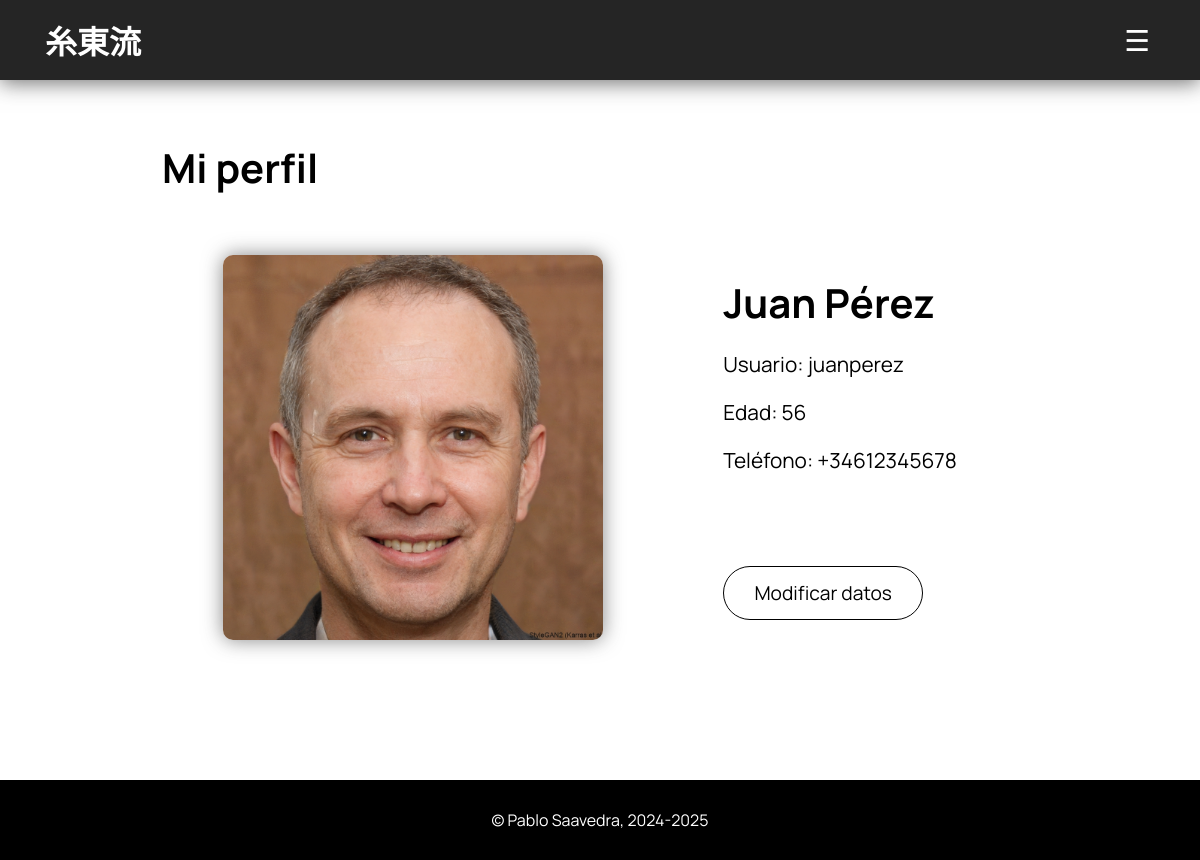
The page /paginas/socios/perfil-socio.php (signed in) on the database its author committed.
### tables this page shows
CREATE TABLE socio (
    id INTEGER NOT NULL PRIMARY KEY AUTO_INCREMENT,
    nombre VARCHAR(150) NOT NULL,
    edad INTEGER,
    pass VARCHAR(255) NOT NULL,
    tipo ENUM('admin', 'socio') NOT NULL,
    usuario VARCHAR(255) NOT NULL UNIQUE,
    telefono VARCHAR(15) UNIQUE,
    foto VARCHAR(255)
);

### paginas/socios/perfil-socio.php (the view, shortened to what this page needs)
<!DOCTYPE html>
<html lang="es">
<head>
    <link rel="stylesheet" href="../../css/style.css">
    <link rel="stylesheet" href="../../css/style_socios.css">
</head>
<body>
    <main class='principal-socios'>
        <?php
            $usuario = isset($_SESSION["nombre"]) ? $_SESSION["nombre"] : "";
            $tipo_sesion = isset($_SESSION["tipo"]) ? $_SESSION["tipo"] : "";
            $id_usuario = isset($_SESSION["id_usuario"]) ? $_SESSION["id_usuario"] : "";
            require_once '../../php/funciones.php';
            require_once '../../php/config.php';
            $conexion=conectar($nombre_host, $nombre_usuario, $password_db, $nombre_db);
            $ruta_i="../../index.php";
            $ruta_soc=".";
            $ruta_serv="../servicios/servicios.php";
            $ruta_tes="../testimonios/testimonios.php";
            $ruta_not="../noticias/noticias.php";
            $ruta_cit="../citas/citas.php";
            $ruta_prod = "../productos";
            $ruta_dojo = "../dojo/dojo.php";
            $ruta_acc = "../acceder";
            echo dibujarCabecera($ruta_i, $ruta_soc, $ruta_serv, $ruta_tes, $ruta_not, $ruta_cit, $ruta_prod, $ruta_dojo, $ruta_acc, $usuario, $tipo_sesion);
        ?>
        <section class='socios'>
            <h1>Mi perfil</h1>
            <div class='contenido-socios'>
                <?php
                    $sql = "SELECT nombre, usuario, edad, telefono, foto FROM socio WHERE id = ?";
                    $consulta = $conexion -> prepare($sql);
                    $consulta -> bind_param("i", $id_usuario);
                    $consulta -> execute();
                    $consulta -> bind_result($nombre, $usuario, $edad, $telefono, $foto);
                    if($consulta -> fetch()) {
                        echo "
                            <section class='perfil'>
                                <section class='contenedor-img-perfil'>
                                    <img src='$foto' class='img-perfil'>
                                </section>
                                <section class='detalles-perfil'>
                                    <h2>$nombre</h2>
                                    <p>Usuario: $usuario</p>
                                    <p>Edad: $edad</p>
                                    <p>Teléfono: $telefono</p>
                                    <a href='modificar-perfil.php?id=$id_usuario'>Modificar datos</a>
                                </section>
                            </section>
                        ";
                    }
                ?>
            </div>
        </section>
    </main>
    <?php
        include '../../php/footer.php';
    ?>
</body>
</html>

### css/style.css (style rules this page uses)
* { margin: 0; padding: 0; box-sizing: border-box; font-family: Manrope; }
body { height: 100vh; display: flex; flex-direction: column; }
main.principal-index, main.principal-socios, main.principal-testimonios, main.principal-servicios, main.principal-noticias, main.principal-citas, main.principal-dojo, main.principal-productos, main.principal-acceder { flex: 1; display: flex; flex-direction: column; }
a:link, a:visited, a:hover, a:active { text-decoration: none; color: inherit; }

### css/style_socios.css (style rules this page uses)
section.socios { width: 73%; align-self: center; padding: 60px 0px 60px 0px; }
section.socios { max-width: 1180px; }
section.socios > div.contenido-socios { display: flex; flex-direction: row; flex-wrap: wrap; gap: 80px; place-items: center; margin-bottom: 50px; }
section.socios h1 { font-size: 40px; margin-bottom: 30px; }
div.avatar img, .img-perfil { width: 100%; height: 100%; object-fit: cover; object-position: center; -webkit-user-drag: none; }
.perfil { display: flex; flex-direction: row; flex-wrap: wrap; justify-content: center; gap: 100px; padding: 30px; width: 100%; }
.contenedor-img-perfil { border-radius: 10px; overflow: hidden; min-width: 250px; max-width: 380px; height: auto; box-shadow: 0px 0px 20px rgba(54, 54, 54, .6); }
.detalles-perfil { padding: 20px; display: flex; flex-direction: column; gap: 20px; }
.detalles-perfil h2 { font-size: 2.5em; }
.detalles-perfil p { font-size: 1.3em; }
.detalles-perfil a { border: 1px solid black; border-radius: 30px; padding: 13px; max-width: 200px; font-size: 1.2em; text-align: center; transition: .3s ease; margin-top: auto; }

### rows shown on the page
socio: foto (picture), nombre "Juan Pérez", usuario "juanperez", edad "56", telefono "+34612345678"
